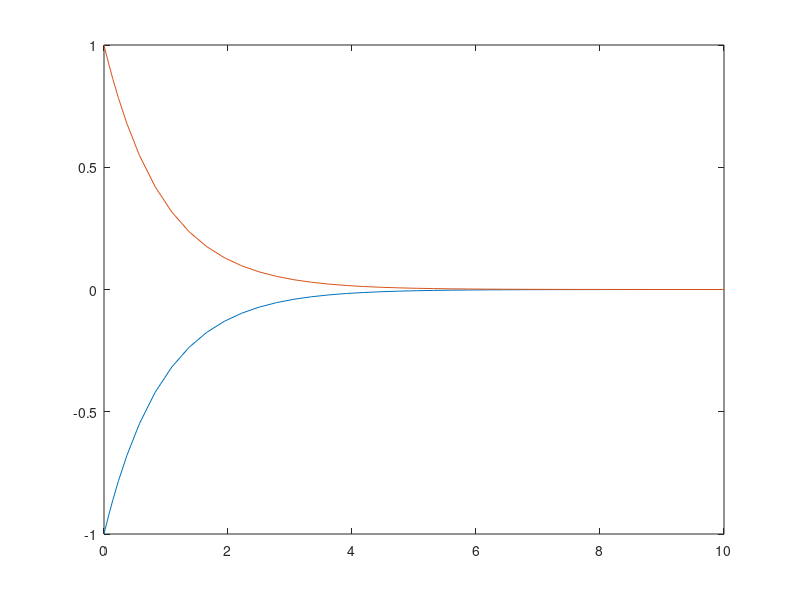
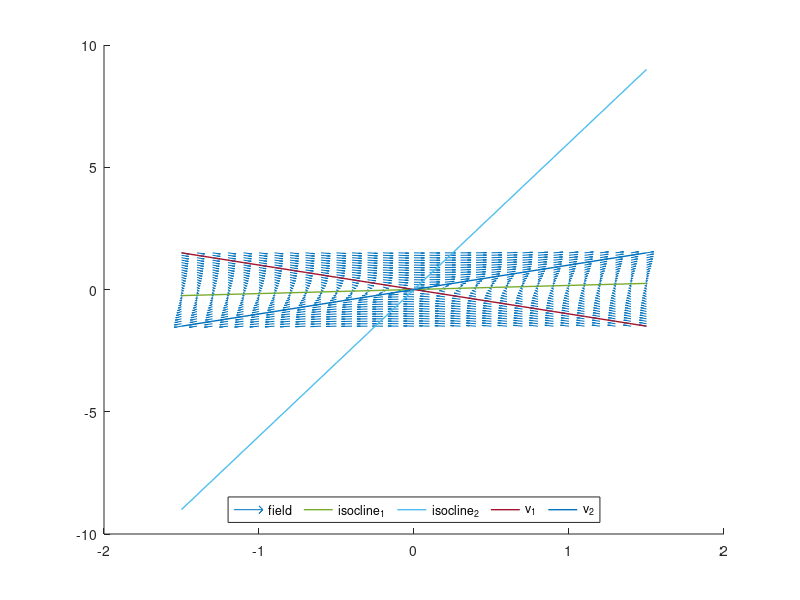

The MATLAB source for these figures, in order:

y0 = [-1,1];
tspan = [0,10];
a = -0.15;
b = 0.9;

# coefficient matrix
#1
A1 = [a b;
      0 0];
#2
A2 = [a b;
      b a];
#3
A3 = [a b;
      -b -a];
#4
A4 = [a 0;
      b 0];

# love equation function
function [t,x] = system_simulation(A, tspan, y0)
    ode_sys = @(t,x) [A(1,1)*x(1)+A(1,2)*x(2);A(2,1)*x(1)+A(2,2)*x(2)]; # Définition système
    [t,x] = ode23(ode_sys, tspan, y0); # Résolution système
endfunction

A = A2; # change Ax to plot another equation
[t,x] = system_simulation(A, tspan, y0);
figure 1
plot(t,x)


# Calculer les isoclines
function [isocline_1,isocline_2] = compute_isoclines(A,line_range)
    isocline_1 = -(A(1,1)/A(1,2)) * line_range;
    isocline_2 = -(A(2,1)/A(2,2)) * line_range;
endfunction

function [line_range,isocline_1,isocline_2] = plot_isoclines(A)
    line_range = -1.5:.1:1.5;
    [isocline_1,isocline_2] = compute_isoclines(A,line_range);
endfunction

# eigenlines
function [eigenline_1,eigenline_2,V] = compute_eigenlines(A,line_range)
    [V,L] = eig(A);
    eigenline_1 = (V(2,1)/V(1,1)) * line_range;
    eigenline_2 = (V(2,2)/V(1,2)) * line_range;
endfunction

function [line_range,eigenline_1,eigenline_2] = plot_eigenlines(A)
    line_range = -1.5:.1:1.5;
    [eigenline_1,eigenline_2,V] = compute_eigenlines(A,line_range);
endfunction

##[line_range,isocline_1,isocline_2] = plot_isoclines(A);
##[line_range,eigenline_1,eigenline_2] = plot_eigenlines(A);
figure 2
##plot(line_range,isocline_1,"linewidth",1);
##hold on;
##plot(line_range,isocline_2,"linewidth",1);
##hold on;
##plot(line_range,eigenline_1,"linewidth",1);
##hold on;
##plot(line_range,eigenline_2,"linewidth",1);
##hold on;
#quiver([0;0],[0;0],V(1,:),V(2,:),1.5,"linewidth",1,"color","k");
#legend("isocline_1","isocline_2","v_1","v_2","location","south");

# 4. Portrait de phase
function [x1,x2,x1p,x2p] = plot_portrait_phase(A)
    #grid for plotting
    x1range=-1.5:.1:1.5;
    x2range=-1.5:.1:1.5;
    [x1,x2] = meshgrid(x1range, x2range);

    # Define the system to plot (based on matrix A)
    x1p = A(1,1)*x1+A(1,2)*x2;
    x2p = A(2,1)*x1+A(2,2)*x2;

    #Normalize values for plotting
    norms=sqrt(x1p.^2+x2p.^2);
    # Vector field plot
    hold on;
    quiver(x1,x2,x1p./norms,x2p./norms,0.5);
endfunction

#[x1,x2,x1p,x2p] = plot_portrait_phase(A);

# 4. Portrait de phase complet
function [x1,x2,x1p,x2p] = plot_portrait_phase_complete(A)
    #grid for plotting
    x1range=-1.5:.1:1.5;
    x2range=-1.5:.1:1.5;
    [x1,x2] = meshgrid(x1range, x2range);

    # Define the system to plot (based on matrix A)
    x1p = A(1,1)*x1+A(1,2)*x2;
    x2p = A(2,1)*x1+A(2,2)*x2;

    #Normalize values for plotting
    norms=sqrt(x1p.^2+x2p.^2);

    [eigenline_1,eigenline_2,V] = compute_eigenlines(A,x1range);
    [isocline_1,isocline_2] = compute_isoclines(A,x1range);

    # Vector field plot
    hold on;
    quiver(x1,x2,x1p./norms,x2p./norms,0.5);
    # Isoclines
    plot(x1range,isocline_1,"linewidth",1);
    plot(x1range,isocline_2,"linewidth",1);
    # Vecteurs propres
    plot(x1range,eigenline_1,"linewidth",1);
    plot(x1range,eigenline_2,"linewidth",1);
    legend("field","isocline_1","isocline_2","v_1","v_2","location","south","orientation", "horizontal");
endfunction

[x1,x2,x1p,x2p] = plot_portrait_phase_complete(A);
